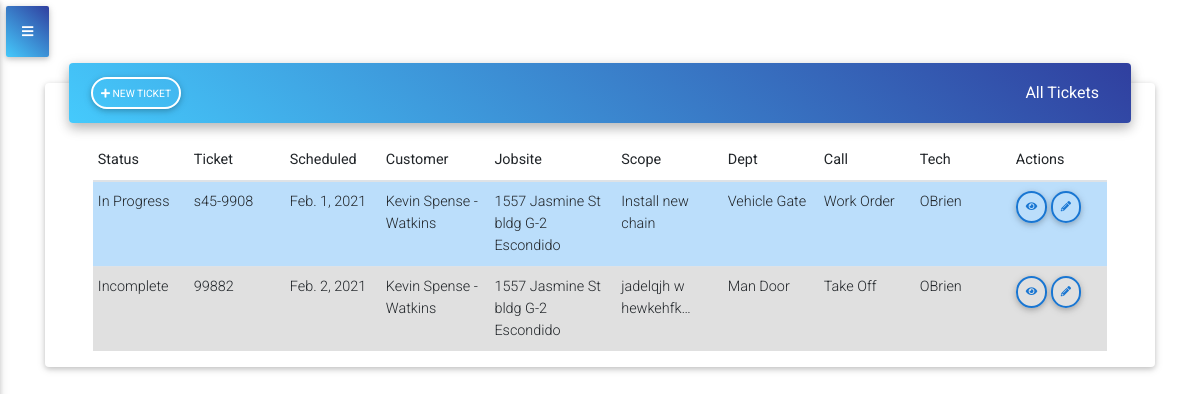
The page /tickets/ (signed in) on the database as committed earlier.
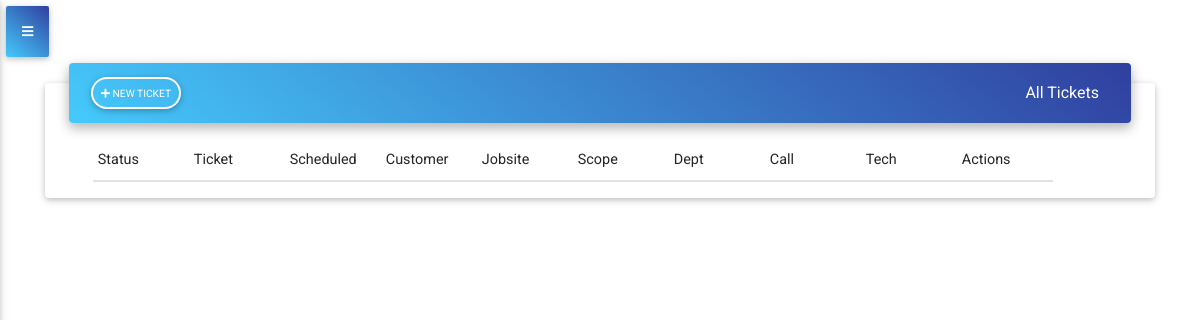
The same page on the database as committed later.
### ticket/models.py (models this page shows, shortened)
class Ticket(models.Model):
    ticket_number = models.CharField(primary_key=True, max_length=10)
    t_customer = models.ForeignKey(Customer,null=True, on_delete=models.SET_NULL)
    t_jobsite = models.ForeignKey(Jobsite, null=True, on_delete=models.SET_NULL)
    stop = models.CharField(choices=STOP, max_length=254, default='1st')
    assigned = models.ManyToManyField(AccountUser, blank=True)
    department = models.ForeignKey(ServiceProvided,null=True, on_delete=models.SET_NULL)
    t_type = models.ForeignKey(TicketType,null=True, on_delete=models.SET_NULL)
    scope = models.TextField()
    repair_notes = models.TextField(blank=True)
    additional_work = models.TextField(blank=True)
    schedule = models.DateField(default=datetime.date.today)
    start_job = models.BooleanField(default=False)
    completed = models.BooleanField(default=False)
    created_at = models.DateTimeField(auto_now_add=True)
    updated_at = models.DateTimeField(auto_now=True)
    start_time = models.DateTimeField(blank=True,null=True)
    end_time = models.DateTimeField(blank=True,null=True)
    account = models.ForeignKey(AccountCompany, on_delete=models.CASCADE)

class ServiceProvided(models.Model):
    name = models.CharField(max_length=100)
    account = models.ForeignKey(AccountCompany, on_delete=models.CASCADE)
    def __str__(self):
        return self.name

class TicketType(models.Model):
    name = models.CharField(max_length=100)
    account = models.ForeignKey(AccountCompany, on_delete=models.CASCADE)
    def __str__(self):
        return self.name

### customer/models.py (models this page shows, shortened)
class Customer(models.Model):
    fname = models.CharField(max_length=50)
    lname = models.CharField(max_length=50)
    email = models.EmailField()
    phone_number = PhoneField()
    company = models.ForeignKey(Company,null=True, on_delete=models.SET_NULL)
    note = models.TextField()
    account = models.ForeignKey(AccountCompany, on_delete=models.CASCADE)
    def __str__(self):
        return self.fname + ' ' + self.lname + ' - ' + str(self.company)

class Company(models.Model):
    name = models.CharField(max_length=100)
    address1 = models.CharField(max_length=100)
    address2 = models.CharField(max_length=100, blank=True)
    city = models.CharField(max_length=100)
    state = models.CharField(max_length=2)
    zip_code = models.PositiveIntegerField()
    account = models.ForeignKey(AccountCompany, on_delete=models.CASCADE)
    def __str__(self):
        return self.name

class Jobsite(models.Model):
    address1 = models.CharField(max_length=100)
    address2 = models.CharField(max_length=100, blank=True)
    city = models.CharField(max_length=100)
    state = models.CharField(max_length=2)
    zip_code = models.PositiveIntegerField()
    contact_name = models.CharField(max_length=100)
    contact_phone = PhoneField()
    account = models.ForeignKey(AccountCompany, on_delete=models.CASCADE)
    def __str__(self):
        return self.address1 +' '+ self.address2 +' '+ self.city

### accounts/models.py (models this page shows)
class AccountUser(models.Model):
    user = models.OneToOneField(User, on_delete=models.CASCADE)
    account = models.ForeignKey(AccountCompany, on_delete=models.CASCADE)
    company = models.CharField(max_length=100, blank=True)
    role = models.CharField(choices=ROLES, max_length=20, null=True, default='Tech')
    def __str__(self):
        return str(self.user.username)

### ticket/views.py (the view)
# urls.py: path('tickets/', views.TicketListView.as_view(), name='all_tickets'),
class TicketListView(LoginRequiredMixin,ListView):
    model = Ticket
    context_object_name = 'ticket'
    def get_context_data(self, **kwargs):
        context = super().get_context_data(**kwargs)
        context['tech_ticket'] = tech_tickets(self.request)
        context['ticket_count'] = ticket_count(self.request)
        context['tech_ticket_count'] = tech_ticket_count(self.request)
        context['todays_tickets'] = todays_tickets(self.request)
        context['tech_todays_tickets'] = tech_todays_tickets(self.request)
        context['todays_tickets_count'] = todays_tickets_count(self.request)
        context['in_progress_count'] = in_progress_count(self.request)
        context['completed_today_tickets_count'] = completed_today_tickets_count(self.request)
        context['tech_todays_tickets_count'] = tech_todays_tickets_count(self.request)
        context['tech_completed_today_tickets_count'] = tech_completed_today_tickets_count(self.request)
        context['ticket'] = ticket(self.request)
        return context

### accounts/models.py (called while the page is built)
    def __str__(self):
        return self.company_name

### service_ticket_app/utils.py (called while the page is built)
def ticket_count(request):
    count = Ticket.objects.filter(account=request.user.accountuser.account).count()
    return count

def todays_tickets_count(request):
    todays_tickets_count = Ticket.objects.filter(account=request.user.accountuser.account, schedule=datetime.date.today()).count()
    return todays_tickets_count

def todays_tickets(request):
    todays_tickets = Ticket.objects.filter(account=request.user.accountuser.account, schedule=datetime.date.today())
    return todays_tickets

def in_progress_count(request):
    in_progress_count = Ticket.objects.filter(account=request.user.accountuser.account, schedule=datetime.date.today(),start_job=True,completed=False).count()
    return in_progress_count

def completed_today_tickets_count(request):
    completed_today_tickets_count = Ticket.objects.filter(account=request.user.accountuser.account, schedule=datetime.date.today(), start_job=True, completed=True).count()
    return completed_today_tickets_count

def tech_ticket_count(request):
    count = Ticket.objects.filter(account=request.user.accountuser.account, assigned=request.user.accountuser).count()
    return count

def tech_tickets(request):
    tech_tickets = Ticket.objects.filter(account=request.user.accountuser.account, assigned=request.user.accountuser)
    return tech_tickets

def tech_todays_tickets_count(request):
    tech_todays_tickets_count = Ticket.objects.filter(account=request.user.accountuser.account, schedule=datetime.date.today(), assigned=request.user.accountuser).count()
    return tech_todays_tickets_count

def tech_todays_tickets(request):
    tech_todays_tickets = Ticket.objects.filter(account=request.user.accountuser.account, assigned=request.user.accountuser, schedule=datetime.date.today())
    return tech_todays_tickets

def tech_completed_today_tickets_count(request):
    tech_completed_today_tickets_count = Ticket.objects.filter(account=request.user.accountuser.account, schedule=datetime.date.today(), start_job=True, completed=True, assigned=request.user.accountuser).count()
    return tech_completed_today_tickets_count

def ticket(request):
    ticket = Ticket.objects.filter(account=request.user.accountuser.account)
    return ticket

### ticket/templates/ticket/ticket_list.html (shortened to what this page needs)
{% extends 'base.html' %}
{% block content %}
<div class="card card-cascade narrower">
    <div class="view view-cascade gradient-card-header blue-gradient narrower py-2 mx-4 mb-3 d-flex justify-content-between align-items-center">
        <div class='justify-content-start'>
            <a href="{% url 'ticket_app:new_ticket' %}" type="button" class="btn btn-outline-white btn-rounded btn-sm px-2">
                <i class="fas fa-plus mt-0"></i> New Ticket
            </a>
        </div>
        <div>
            <div class="white-text mx-3">All Tickets</div>
        </div>
    </div>
    <div class="px-5">
        <div class="table-wrapper">
            <table id="ticket_list" class="table table-hover table-sm table-responsive" width="100%">
                <thead>
                    <tr>
                        <th class="th-sm">Status
                        </th>
                        <th class="th-sm">Ticket
                        </th>
                        <th class="th-sm">Scheduled
                        </th>
                        <th class="th-sm">Customer
                        </th>
                        <th class="th-sm">Jobsite
                        </th>
                        <th class="th-sm">Scope
                        </th>
                        <th class="th-sm">Dept
                        </th>
                        <th class="th-sm">Call
                        </th>
                        <th class="th-sm">Tech
                        </th>
                        <th class="th-sm">Actions
                        </th>
                    </tr>
                </thead>
                <tbody>
                {% if user.accountuser.role == 'Admin' %}
                    {% for t in ticket %}
                    {% if t.completed == True %}
                        <tr class="green lighten-4">
                            <td>Completed</td>
                    {% elif t.start_job == True and t.completed == False %}
                        <tr class="blue lighten-4">
                            <td>In Progress</td>
                    {% else %}
                        <tr class="grey lighten-2">
                            <td>Incomplete</td>
                    {% endif %}
                            <td>{{ t.ticket_number }}</td>
                            <td> {{ t.schedule }} </td>
                            <td>{{ t.t_customer}}</td>
                            <td>{{ t.t_jobsite }}</td>
                            <td>{{ t.scope|truncatechars:20 }}</td>
                            <td>{{ t.department }}</td>
                            <td>{{ t.t_type }}</td>
                            <td>
                                {% for t in t.assigned.all %}
                                    {{ t }}
                                {% endfor %}
                            </td>
                            <td>
                                <a href="{% url 'ticket_app:ticket_detail' pk=t.ticket_number %}" type="button" class="btn btn-outline-blue btn-rounded btn-sm px-2">
                                    <i class="fas fa-eye lt mt-0"></i>
                                </a>
                                <a href="{% url 'ticket_app:ticket_update' pk=t.ticket_number %}" type="button" class="btn btn-outline-blue btn-rounded btn-sm px-2">
                                    <i class="fas fa-pencil-alt lt mt-0"></i>
                                </a>
                            </td>
                        </tr>
                    {% endfor %}
                {% endif %}
                </tbody>
            </table>
        </div>
    </div>
</div>
{% endblock %}

### templates/base.html (shortened to what this page needs)
<!DOCTYPE html>
{% load tz %}
{% get_current_timezone as TIME_ZONE %}
<html lang="en">
<head>
    {% load static %}
    <link rel="stylesheet" href="https://use.fontawesome.com/releases/v5.8.2/css/all.css">
    <link href="{% static 'css/bootstrap.min.css' %}" rel="stylesheet">
    <link href="{% static 'css/mdb.min.css' %}" rel="stylesheet">
    <link href="{% static 'css/style.css' %}" rel="stylesheet">
    <link href="{% static 'css/mdb.css' %}" rel="stylesheet">
    <link href="{% static 'css/addons/datatables-select.min.css' %}" rel="stylesheet">
    <link href="{% static 'css/addons/datatables-select2.min.css' %}" rel="stylesheet">
    <link href="{% static 'css/addons/datatables.min.css' %}" rel="stylesheet">
    <link href="{% static 'css/addons/datatables2.min.css' %}" rel="stylesheet">
    <link href="{% static 'css/addons/fullcalendar.min.css' %}" rel="stylesheet">
</head>
<body >
<a href="#" data-activates="slide-out" class="btn blue-gradient p-3 button-collapse"><i
    class="fas fa-bars"></i></a>
    <div class="container">
        {% block content %}
        {% endblock %}
    </div>
</body>
</html>

Rows that differ between the two databases and show on the page:
removed Ticket: completed "In Progress", ticket_number "s45-9908", schedule "Feb. 1, 2021", t_customer "Kevin Spense - Watkins", t_jobsite "1557 Jasmine St bldg G-2 Escondido", scope "Install new chain", department "Vehicle Gate", t_type "Work Order"
no longer on this page (row unchanged): AccountUser: user.username "OBrien"
removed Ticket: completed "Incomplete", ticket_number "99882", schedule "Feb. 2, 2021", t_customer "Kevin Spense - Watkins", t_jobsite "1557 Jasmine St bldg G-2 Escondido", scope "jadelqjh w hewkehfk…", department "Man Door", t_type "Take Off"
